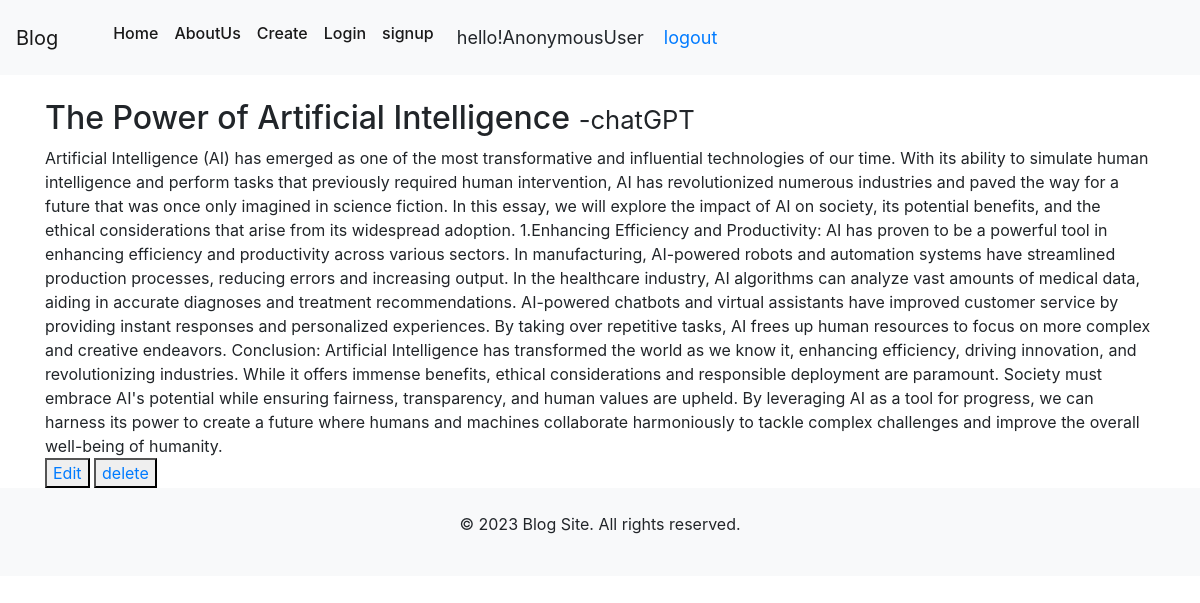
/readmore/1, run on the app's committed database.
### app/models.py (models this page shows, shortened)
class Blog(models.Model):
   title=models.CharField(max_length=150)
   body=models.TextField()
   author=models.CharField(max_length=20)

### app/views.py (the view)
# urls.py: path('readmore/<int:pk>',views.readmore,name='readmore'),
def readmore(request,pk):
    blog=get_object_or_404(Blog,id=pk)
    return render(request,'detail.html',{'blog':blog})

### templates/detail.html (shortened to what this page needs)
{% extends 'base.html' %}
    {% block content%}
  <br/>
  <h2>{{blog.title }} <small>{{blog.author}}</small>
  </h2>
  {{blog.body}}
  <br>
  <button> <a href="{% url 'editblog' blog.pk  %}">Edit</a></button>
  <button><a href="{% url 'delete' blog.pk %}">delete</a></button>
{% endblock %}

### data on the page
Blog: title "The Power of Artificial Intelligence", author "-chatGPT", body "Artificial Intelligence (AI) has emerged as one of the most transformative and influential technologies of our time. With its ability to simulate human intelligence and perform tasks that previously required human intervention, AI has revolutionized numerous industries and paved the way for a future that was once only imagined in science fiction. In this essay, we will explore the impact of AI on society, its potential benefits, and the ethical considerations that arise from its widespread adoption. 1.Enhancing Efficiency and Productivity: AI has proven to be a powerful tool in enhancing efficiency and productivity across various sectors. In manufacturing, AI-powered robots and automation…"

### other printed values
{{ request.user }} "AnonymousUser"
